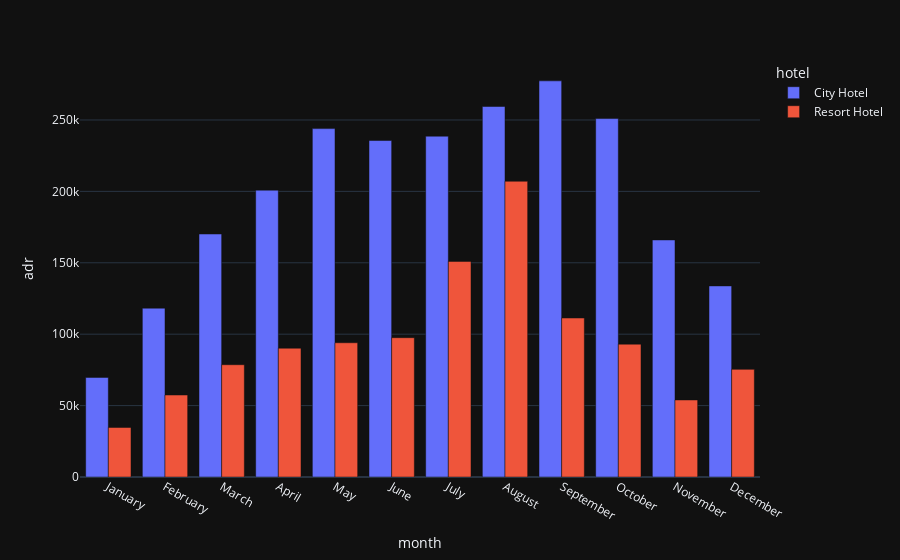

Notebook code cell kept with this figure:
### Markdown cell above
<p style = "font-size : 25px; color : #cfcfcf ; font-family : 'Times New Roman'; text-align : center; border-radius: 5px 5px;">
<strong>Revenue Over The Months on 2016</strong></p>

### Code cell
px.bar(rev2016 , x='month', y='adr', color='hotel', barmode='group', template='plotly_dark')

### Figure 1 — Plotly figure (JSON) as saved in the notebook; plotly's stock layout.template omitted (floating-point values rounded to 4 significant figures)
{"data": [{"alignmentgroup": "True", "hovertemplate": "hotel=City Hotel<br>month=%{x}<br>adr=%{y}<extra></extra>", "legendgroup": "City Hotel", "marker": {"color": "#636efa", "pattern": {"shape": ""}}, "name": "City Hotel", "offsetgroup": "City Hotel", "orientation": "v", "showlegend": true, "textposition": "auto", "type": "bar", "x": ["January", "February", "March", "April", "May", "June", "July", "August", "September", "October", "November", "December"], "xaxis": "x", "y": [69730.0, 118200.0, 170200.0, 200800.0, 244000.0, 235600.0, 238700.0, 259500.0, 277400.0, 251000.0, 166000.0, 133800.0], "yaxis": "y"}, {"alignmentgroup": "True", "hovertemplate": "hotel=Resort Hotel<br>month=%{x}<br>adr=%{y}<extra></extra>", "legendgroup": "Resort Hotel", "marker": {"color": "#EF553B", "pattern": {"shape": ""}}, "name": "Resort Hotel", "offsetgroup": "Resort Hotel", "orientation": "v", "showlegend": true, "textposition": "auto", "type": "bar", "x": ["January", "February", "March", "April", "May", "June", "July", "August", "September", "October", "November", "December"], "xaxis": "x", "y": [34700.0, 57400.0, 78630.0, 90190.0, 94000.0, 97560.0, 151000.0, 207100.0, 111300.0, 93020.0, 53950.0, 75370.0], "yaxis": "y"}], "layout": {"barmode": "group", "legend": {"title": {"text": "hotel"}, "tracegroupgap": 0}, "margin": {"t": 60}, "xaxis": {"anchor": "y", "domain": [0, 1], "title": {"text": "month"}}, "yaxis": {"anchor": "x", "domain": [0, 1], "title": {"text": "adr"}}}}
